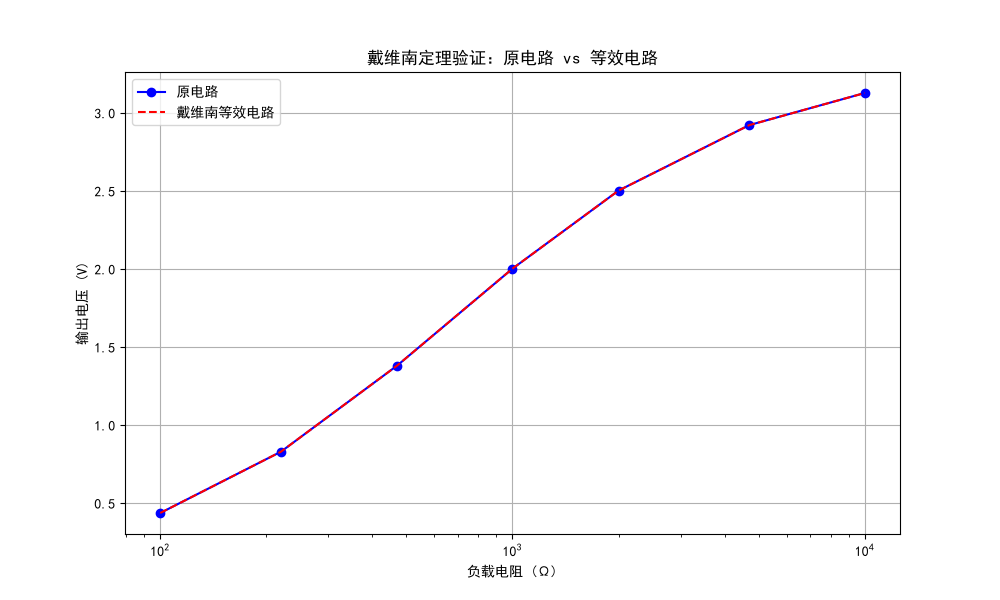

The Python source for this figure:
import matplotlib.pyplot as plt
import numpy as np
from PySpice.Spice.Netlist import Circuit
from PySpice.Unit import *

plt.rcParams['font.sans-serif'] = ['SimHei']
plt.rcParams['axes.unicode_minus'] = False

# ============================================================
# 第一部分：原电路（R1=1kΩ, R2=2kΩ, Vi=5V）
# ============================================================
circuit1 = Circuit('Original Circuit')
circuit1.V('1', 'input', circuit1.gnd, 5 @ u_V)      # 5V 直流
circuit1.R('1', 'input', 'out', 1 @ u_kOhm)          # R1 = 1kΩ
circuit1.R('2', 'out', circuit1.gnd, 2 @ u_kOhm)  # R2 = 2kΩ

sim1 = circuit1.simulator()
analysis1 = sim1.operating_point()
v_out1 = float(analysis1['out'][0])
print(f"原电路开路电压 Vth = {v_out1:.4f} V")

# ============================================================
# 第二部分：等效电路（Vth=3.333V, Rth=667Ω）
# ============================================================
Vth = 10/3       # 3.333V
Rth = 2/3 * 1e3  # 667Ω

circuit2 = Circuit('Thevenin Equivalent')
circuit2.V('1', 'input', circuit2.gnd, Vth @ u_V)     # 戴维南电压源
circuit2.R('th', 'input', 'out', Rth @ u_Ohm)         # 戴维南电阻

sim2 = circuit2.simulator()
analysis2 = sim2.operating_point()
v_out2 = float(analysis2['out'][0])
print(f"等效电路开路电压 Vth = {v_out2:.4f} V")

# ============================================================
# 第三部分：接不同负载，对比原电路和等效电路的输出电压
# ============================================================
loads = [100, 220, 470, 1000, 2000, 4700, 10000]  # 负载电阻（Ω）
v_orig = []
v_equiv = []

for RL in loads:
    # 原电路 + 负载
    c1 = Circuit('Original with Load')
    c1.V('1', 'input', c1.gnd, 5 @ u_V)
    c1.R('1', 'input', 'out', 1 @ u_kOhm)
    c1.R('2', 'out', c1.gnd, 2 @ u_kOhm)
    c1.R('L', 'out', c1.gnd, RL @ u_Ohm)
    a1 = c1.simulator().operating_point()
    v_orig.append(float(a1['out'][0]))

    # 等效电路 + 负载
    c2 = Circuit('Thevenin with Load')
    c2.V('1', 'input', c2.gnd, Vth @ u_V)
    c2.R('th', 'input', 'out', Rth @ u_Ohm)
    c2.R('L', 'out', c2.gnd, RL @ u_Ohm)
    a2 = c2.simulator().operating_point()
    v_equiv.append(float(a2['out'][0]))

# ============================================================
# 第四部分：打印对比表
# ============================================================
print("\n负载(Ω) | 原电路(V) | 等效电路(V) | 误差")
print("-" * 55)
for i, RL in enumerate(loads):
    err = abs(v_orig[i] - v_equiv[i]) / v_orig[i] * 100
    print(f"{RL:8.0f} | {v_orig[i]:9.4f} | {v_equiv[i]:10.4f} | {err:5.2f}%")

# ============================================================
# 第五部分：画图
# ============================================================
plt.figure(figsize=(10, 6))
plt.semilogx(loads, v_orig, 'bo-', label='原电路')
plt.semilogx(loads, v_equiv, 'r--', label='戴维南等效电路')
plt.xlabel('负载电阻 (Ω)')
plt.ylabel('输出电压 (V)')
plt.title('戴维南定理验证：原电路 vs 等效电路')
plt.legend()
plt.grid(True)
plt.savefig('thevenin.png')
plt.show()
